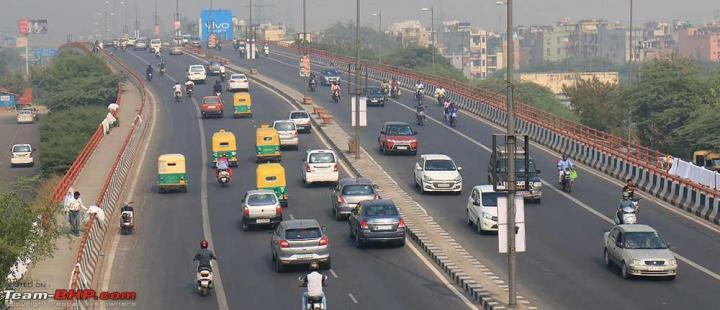
#> input picture Task-01-OpenCV-Basics/image input.jpg, 720 x 310 px, given in place of image.jpg, which was not available
$ python image_transformations.py
#> lines starting #> are read from the running program, lines starting #| are printed output that depends on the picture; after the words box and inside, x2 and y2 are one past the last pixel; in counts of white or black regions, pixels touching at a corner belong together; pictures that were not available may be replaced by others from this repository, and a replacement may not be noted
import cv2
import numpy as np
import argparse

parser = argparse.ArgumentParser(description='Image Transformation Options')
parser.add_argument('--clahe', action='store_true', help='Apply CLAHE histogram equalization')
parser.add_argument('--bilateral', action='store_true', help='Apply bilateral filtering')
parser.add_argument('--perspective', action='store_true', help='Apply perspective transformation')
args = parser.parse_args()

img = cv2.imread('image.jpg')
#> img is the input picture: shape (310, 720, 3); mean B, G, R 118.1, 121.5, 125.9
display_img = img.copy()
gray = cv2.cvtColor(img, cv2.COLOR_BGR2GRAY)
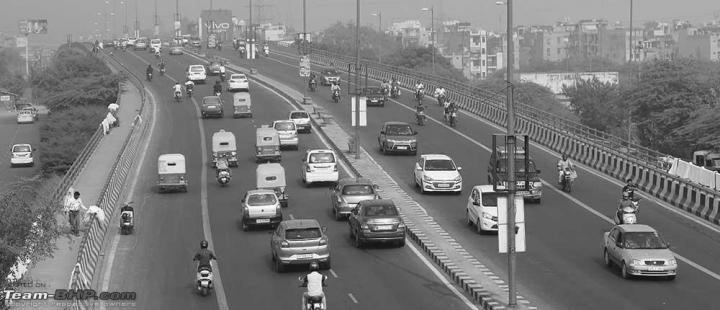
#> gray: shape (310, 720); min 1, max 255, mean 122.4
_, binary = cv2.threshold(gray, 127, 255, cv2.THRESH_BINARY)
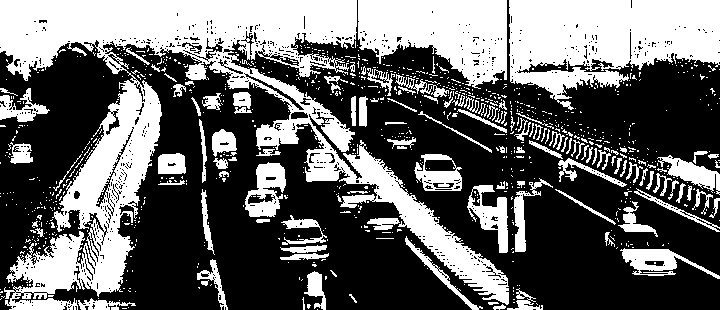
#> binary: shape (310, 720); 39.7% white; 954 white regions (838 under 20 px), largest, box (x1, y1, x2, y2) and area: (0, 0, 509, 310) 42749, (509, 0, 720, 110) 15056, (358, 0, 507, 89) 8922
kernel = cv2.getStructuringElement(cv2.MORPH_RECT, (5, 5))

eroded = cv2.erode(binary, kernel, iterations=2)
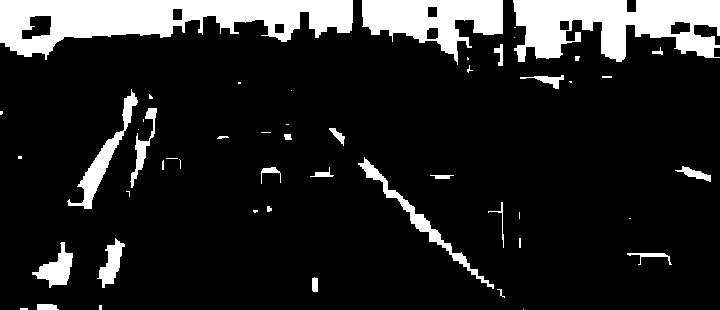
#> eroded: shape (310, 720); 14% white; 51 white regions (24 under 20 px), largest, box (x1, y1, x2, y2) and area: (0, 0, 353, 60) 11401, (513, 0, 720, 62) 8439, (362, 0, 503, 65) 4896
dilated = cv2.dilate(binary,kernel, iterations=1)
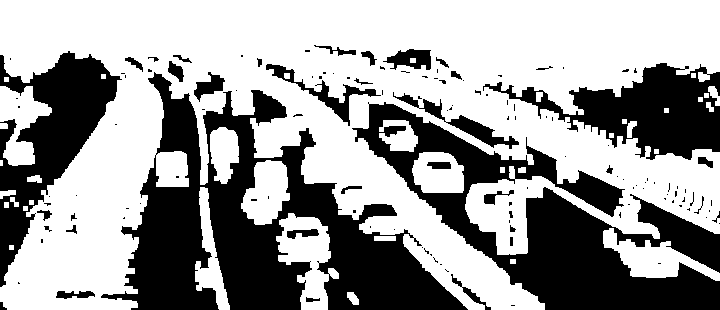
#> dilated: shape (310, 720); 61.4% white; 131 black regions (93 under 20 px), largest, box (x1, y1, x2, y2) and area: (101, 72, 468, 310) 33484, (352, 102, 720, 310) 25776, (0, 51, 122, 287) 10878
opened = cv2.morphologyEx(binary, cv2.MORPH_OPEN, kernel)
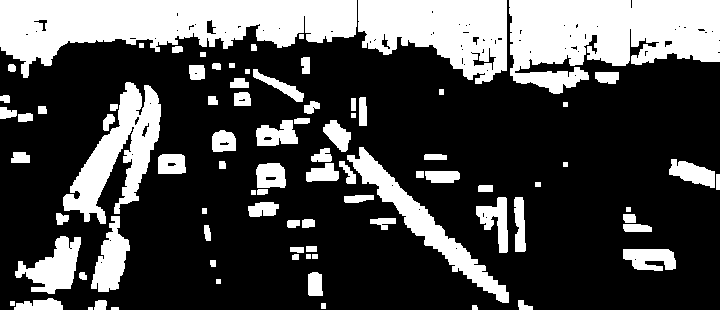
#> opened: shape (310, 720); 29.2% white; 87 white regions (1 under 20 px), largest, box (x1, y1, x2, y2) and area: (0, 0, 357, 78) 15642, (509, 0, 720, 94) 13747, (358, 0, 507, 84) 8453
closed = cv2.morphologyEx(binary, cv2.MORPH_CLOSE, kernel)
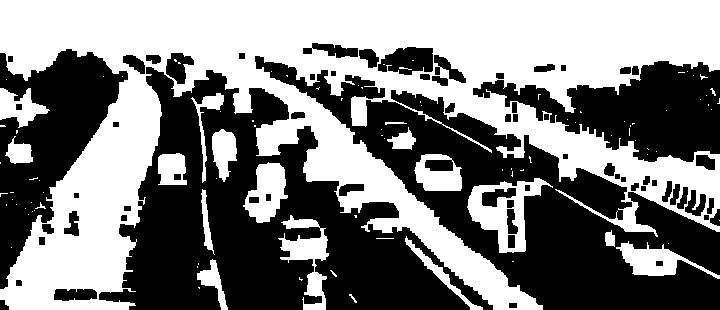
#> closed: shape (310, 720); 49.7% white; 98 white regions (78 under 20 px), largest, box (x1, y1, x2, y2) and area: (0, 0, 720, 310) 96205, (467, 178, 553, 253) 2561, (278, 215, 329, 310) 1843

cv2.imwrite('eroded_image.jpg', eroded)
cv2.imwrite('dilated_image.jpg', dilated)
cv2.imwrite('opened_image.jpg', opened)
cv2.imwrite('closed_image.jpg', closed)

if args.bilateral:
    bilateral_filtered = cv2.bilateralFilter(img, d=9, sigmaColor=75, sigmaSpace=75)
    cv2.imwrite('bilateral_filtered_image.jpg', bilateral_filtered)

equalized = cv2.equalizeHist(gray)
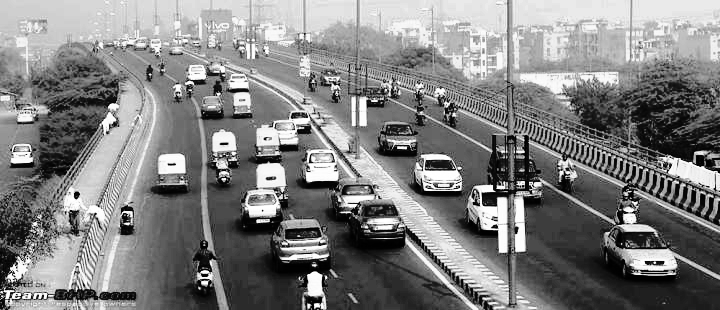
#> equalized: shape (310, 720); min 0, max 255, mean 128.6
cv2.imwrite('equalized_image.jpg', equalized)

if args.clahe:
    clahe = cv2.createCLAHE(clipLimit=2.0, tileGridSize=(8, 8))
    clahe_image = clahe.apply(gray)
    cv2.imwrite('clahe_image.jpg', clahe_image)

if args.perspective:
    points = []

    def mouse_callback(event,x,y,flag,param):
        if event == cv2.EVENT_LBUTTONDOWN and len(points) <4:
            points.append([x,y])
            cv2.circle(display_img,(x,y),5,(0,255,0),-1)
            cv2.imshow("Click corners in order: Top Left, Top Right, Bottom Right, Bottom Left",display_img)

    cv2.imshow("Click corners in order: Top Left, Top Right, Bottom Right, Bottom Left", display_img)
    cv2.setMouseCallback("Click corners in order: Top Left, Top Right, Bottom Right, Bottom Left", mouse_callback)

    while len(points)<4:
        cv2.waitKey(1)

    pts = np.array(points,dtype="float32")
    widthA = np.linalg.norm(pts[2]-pts[3])
    heightA = np.linalg.norm(pts[1]-pts[2])
    heightB = np.linalg.norm(pts[0] - pts[3])
    widthB = np.linalg.norm(pts[1] - pts[0])
    maxWidth = max(int(widthA), int(widthB))
    maxHeight = max(int(heightA), int(heightB))

    dst = np.array([
        [0, 0],
        [maxWidth - 1, 0],
        [maxWidth - 1, maxHeight - 1],
        [0, maxHeight - 1]
    ], dtype="float32")

    M = cv2.getPerspectiveTransform(pts, dst)
    warped = cv2.warpPerspective(img, M, (maxWidth, maxHeight))
    cv2.imwrite('perspective_transformed_image.jpg', warped)
    cv2.destroyAllWindows()

$ run again, on Task-01-OpenCV-Basics/ROI_127.jpg
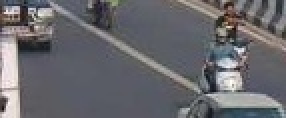
#> input picture Task-01-OpenCV-Basics/ROI_127.jpg, 143 x 59 px, given in place of image.jpg, which was not available (shown 2 times larger)
#> img is the input picture: shape (59, 143, 3); mean B, G, R 108.9, 104.2, 104.6
#> `_, binary = cv2.threshold(gray, 127, 255, cv2.THRESH_BINARY)`:
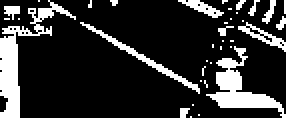
#> binary: shape (59, 143) (shown 2 times larger); 18.3% white; 37 white regions (30 under 20 px), largest, box (x1, y1, x2, y2) and area: (0, 0, 38, 59) 528, (103, 23, 143, 59) 435, (40, 11, 100, 47) 183
#> eroded: shape (59, 143); 0.18% white in thin lines or dots, all inside (x1, y1, x2, y2) = (0, 23, 116, 41)
#> dilated: shape (59, 143); 44% white; 4 white regions, box (x1, y1, x2, y2) and area: (0, 0, 143, 59) 3544, (88, 50, 102, 59) 99, (53, 0, 61, 5) 37, (42, 0, 48, 6) 36
#> opened: shape (59, 143); 8.7% white; 6 white regions (1 under 20 px), largest, box (x1, y1, x2, y2) and area: (0, 19, 10, 59) 344, (108, 46, 137, 54) 211, (108, 36, 121, 45) 110, (19, 4, 24, 9) 25, (111, 29, 116, 34) 25
#> closed: shape (59, 143); 26% white; 5 white regions (2 under 20 px), largest, box (x1, y1, x2, y2) and area: (40, 0, 143, 59) 1357, (0, 0, 38, 59) 779, (90, 52, 100, 59) 43
#> `equalized = cv2.equalizeHist(gray)`:
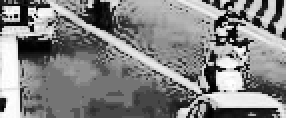
#> equalized: shape (59, 143) (shown 2 times larger); min 0, max 255, mean 131.8
